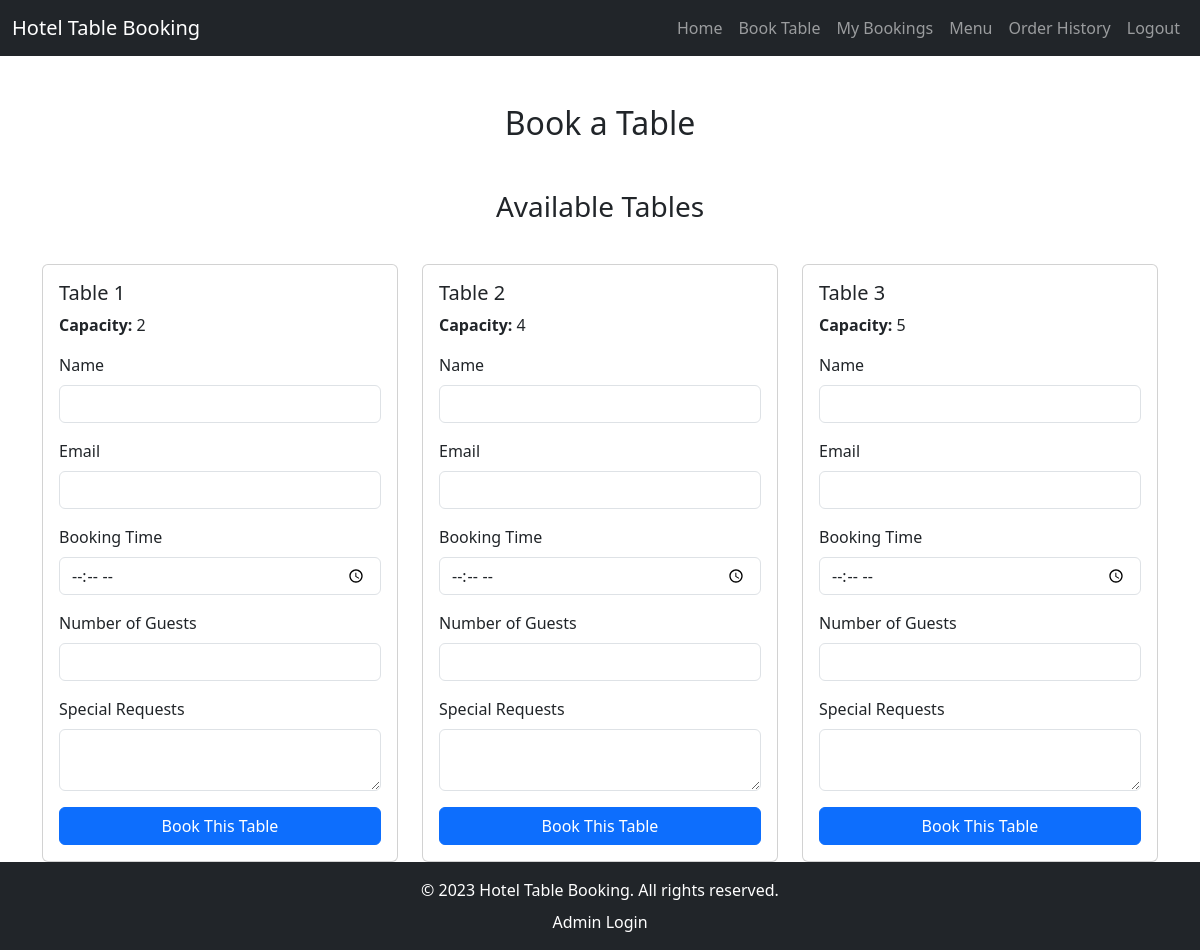
The page /booking.php (signed in) on the database as committed earlier.
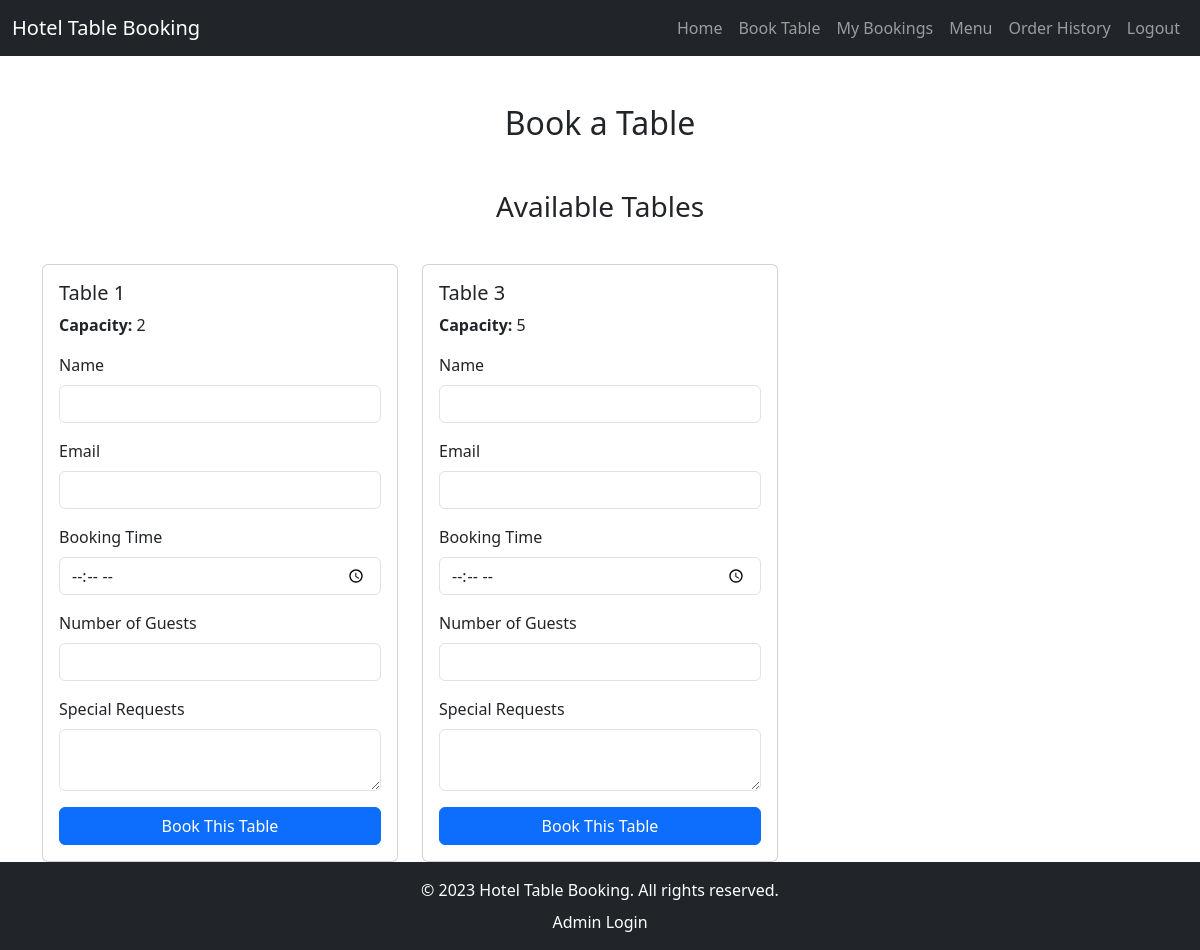
The same page on the database as committed later.
### tables this page shows
CREATE TABLE `tables` (
  `id` int(11) NOT NULL,
  `table_number` varchar(10) NOT NULL,
  `capacity` int(11) NOT NULL,
  `available` tinyint(1) NOT NULL DEFAULT 1,
  `description` text DEFAULT NULL
);

### booking.php (the view, shortened to what this page needs)
<?php
require 'db.php';
$tables_stmt = $pdo->query("SELECT * FROM tables WHERE available = 1");
$tables = $tables_stmt->fetchAll(PDO::FETCH_ASSOC);
?>
<!DOCTYPE html>
<html lang="en">
<head>
    <link href="https://cdn.jsdelivr.net/npm/bootstrap@5.3.0-alpha1/dist/css/bootstrap.min.css" rel="stylesheet">
</head>
<body>
    <?php include 'navbar.php'; ?>
    <div class="container mt-5">
        <h2 class="text-center">Book a Table</h2>
        <h3 class="mt-5 text-center">Available Tables</h3>
        <div class="row row-cols-1 row-cols-md-3 g-4 mt-3">
            <?php if (!empty($tables)): ?>
                <?php foreach ($tables as $table): ?>
                    <div class="col">
                        <div class="card h-100">
                            <div class="card-body">
                                <h5 class="card-title">Table <?= htmlspecialchars($table['table_number']) ?></h5>
                                <p class="card-text"><strong>Capacity:</strong> <?= htmlspecialchars($table['capacity']) ?></p>
                                <form method="POST" class="mt-3">
                                    <div class="mb-3">
                                        <label for="name" class="form-label">Name</label>
                                        <input type="text" class="form-control" id="name" name="name" required>
                                    </div>
                                    <div class="mb-3">
                                        <label for="email" class="form-label">Email</label>
                                        <input type="email" class="form-control" id="email" name="email" required>
                                    </div>
                                    <div class="mb-3">
                                        <label for="booking_time" class="form-label">Booking Time</label>
                                        <input type="time" class="form-control" id="booking_time" name="booking_time" required>
                                    </div>
                                    <div class="mb-3">
                                        <label for="guests" class="form-label">Number of Guests</label>
                                        <input type="number" class="form-control" id="guests" name="guests" min="1" required>
                                    </div>
                                    <div class="mb-3">
                                        <label for="special_requests" class="form-label">Special Requests</label>
                                        <textarea class="form-control" id="special_requests" name="special_requests"></textarea>
                                    </div>
                                    <button type="submit" class="btn btn-primary w-100">Book This Table</button>
                                </form>
                            </div>
                        </div>
                    </div>
                <?php endforeach; ?>
            <?php endif; ?>
        </div>
    </div>
    <?php include 'footer.php'; ?>
</body>
<link href="https://cdn.jsdelivr.net/npm/bootstrap@5.3.0-alpha1/dist/css/bootstrap.min.css" rel="stylesheet">
</html>

Rows that differ between the two databases and show on the page:
no longer on this page (row edited): tables: table_number "2", capacity "4"
